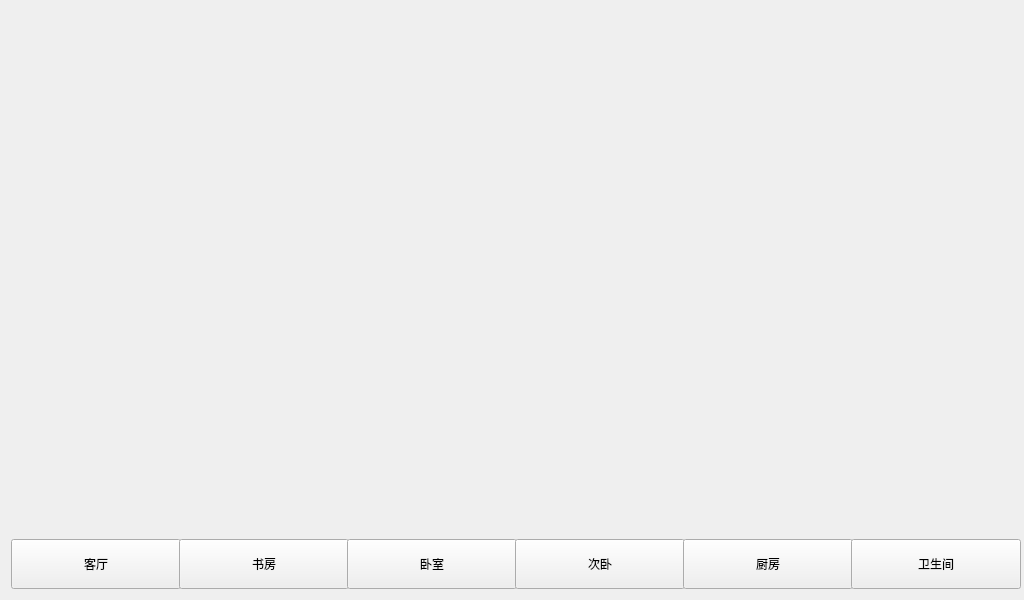
<?xml version="1.0" encoding="UTF-8"?>
<ui version="4.0">
 <class>home</class>
 <widget class="QWidget" name="home">
  <property name="geometry">
   <rect>
    <x>0</x>
    <y>0</y>
    <width>1024</width>
    <height>600</height>
   </rect>
  </property>
  <property name="minimumSize">
   <size>
    <width>1024</width>
    <height>600</height>
   </size>
  </property>
  <property name="maximumSize">
   <size>
    <width>1024</width>
    <height>600</height>
   </size>
  </property>
  <property name="windowTitle">
   <string>home</string>
  </property>
  <layout class="QVBoxLayout" name="verticalLayout" stretch="9,0">
   <item>
    <widget class="QWidget" name="widget" native="true">
     <layout class="QVBoxLayout" name="verticalLayout_3">
      <item>
       <layout class="QVBoxLayout" name="verticalLayout_2"/>
      </item>
     </layout>
    </widget>
   </item>
   <item>
    <layout class="QHBoxLayout" name="horizontalLayout">
     <item>
      <widget class="QPushButton" name="Parlour">
       <property name="minimumSize">
        <size>
         <width>170</width>
         <height>50</height>
        </size>
       </property>
       <property name="maximumSize">
        <size>
         <width>170</width>
         <height>16777215</height>
        </size>
       </property>
       <property name="text">
        <string>客厅</string>
       </property>
      </widget>
     </item>
     <item>
      <widget class="QPushButton" name="StudyRoom">
       <property name="minimumSize">
        <size>
         <width>170</width>
         <height>50</height>
        </size>
       </property>
       <property name="maximumSize">
        <size>
         <width>170</width>
         <height>16777215</height>
        </size>
       </property>
       <property name="text">
        <string>书房</string>
       </property>
      </widget>
     </item>
     <item>
      <widget class="QPushButton" name="BedRoom">
       <property name="minimumSize">
        <size>
         <width>170</width>
         <height>50</height>
        </size>
       </property>
       <property name="maximumSize">
        <size>
         <width>170</width>
         <height>16777215</height>
        </size>
       </property>
       <property name="text">
        <string>卧室</string>
       </property>
      </widget>
     </item>
     <item>
      <widget class="QPushButton" name="SubalternRoom">
       <property name="minimumSize">
        <size>
         <width>170</width>
         <height>50</height>
        </size>
       </property>
       <property name="maximumSize">
        <size>
         <width>170</width>
         <height>16777215</height>
        </size>
       </property>
       <property name="text">
        <string>次卧</string>
       </property>
      </widget>
     </item>
     <item>
      <widget class="QPushButton" name="CookRoom">
       <property name="minimumSize">
        <size>
         <width>170</width>
         <height>50</height>
        </size>
       </property>
       <property name="maximumSize">
        <size>
         <width>170</width>
         <height>16777215</height>
        </size>
       </property>
       <property name="text">
        <string>厨房</string>
       </property>
      </widget>
     </item>
     <item>
      <widget class="QPushButton" name="Toilet">
       <property name="minimumSize">
        <size>
         <width>170</width>
         <height>50</height>
        </size>
       </property>
       <property name="maximumSize">
        <size>
         <width>170</width>
         <height>16777215</height>
        </size>
       </property>
       <property name="text">
        <string>卫生间</string>
       </property>
      </widget>
     </item>
    </layout>
   </item>
  </layout>
 </widget>
 <layoutdefault spacing="6" margin="11"/>
 <resources/>
 <connections/>
</ui>
